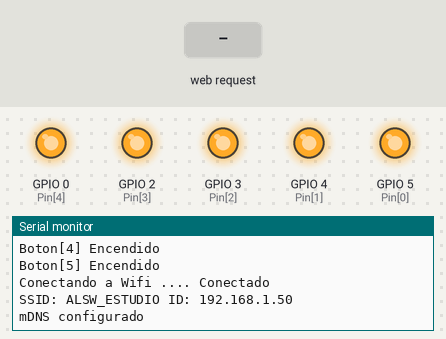
Bench run of a sketch on a simulated ESP8266 (NodeMCU). Parts: output pins drawn as LEDs (lit = HIGH), the last lines printed to the serial monitor. The inputs (shaded band) are chosen by the test bench. WiFi joins after 1.5 s; servers stay silent unless stated; EEPROM starts erased.

Above: at 2.7 s.
2.8 s: HTTP request GET /on received
At 3.6 s:
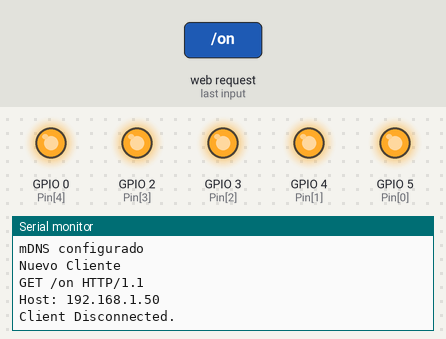
4.3 s: HTTP request GET /off received
At 4.7 s:
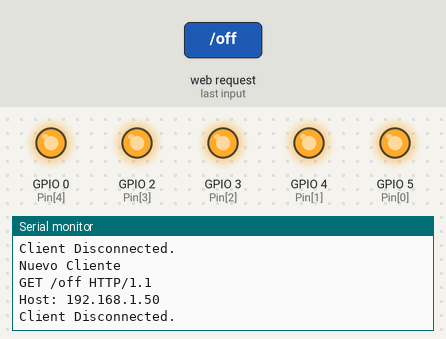
Timing chart, 0 to 7.3 s (numbered marks = the images above; inputs shaded):
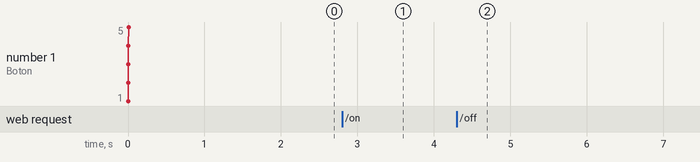

Measured:
- after the input at 2.8 s, the serial monitor: prints a new line at once (image 1)
- after the input at 4.3 s, the serial monitor: prints a new line at once (image 2)

The sketch:

Super_Ejemplo_Web_Server.ino
```cpp
// Creado ChepeCarlos de ALSW
// Tutorial Completo en https://nocheprogramacion.com
// Canal Youtube https://youtube.com/alswnet?sub_confirmation=1

#if defined(ESP32)
//Librerias para ESP32
#define EEPROM_SIZE 64
#include <WiFi.h>
#include <WiFiMulti.h>
#include <ESPmDNS.h>
WiFiMulti wifiMulti;

#elif defined(ESP8266)
//Librerias para ESP8266
#define EEPROM_SIZE 12
#include <ESP8266WiFi.h>
#include <ESP8266WiFiMulti.h>
#include <ESP8266mDNS.h>
ESP8266WiFiMulti wifiMulti;
#endif

#include <EEPROM.h>
#include "data.h"

const uint32_t TiempoEsperaWifi = 5000;
const uint32_t TiempoEsperaCliente = 5000;

#define CantidadBotones 5
int Pin[CantidadBotones] = {5, 4, 3, 2, 0};
boolean Estado[CantidadBotones] = {false, false, false, false, false};
boolean EstadoAnterior[CantidadBotones] = {false, false, false, false, false};

unsigned long TiempoActual = 0;
unsigned long TiempoAnterior = 0;
const long TiempoCancelacion = 500;
WiFiServer servidor(80);

void setup() {
  Serial.begin(115200);
  Serial.println("\nIniciando Server Web");

  EEPROM.begin(EEPROM_SIZE);
  Serial.println("EEPROM Configurada");

  Serial.println("Iniciando Sistema");
  for (int i = 0; i < CantidadBotones; i++) {
    Estado[i] = EEPROM.read(i);
    EstadoAnterior[i] = Estado[i];
    pinMode(Pin[i], OUTPUT);
    digitalWrite(Pin[i], Estado[i]);
    Serial.print("Boton[");
    Serial.print(i + 1);
    Serial.print("] ");
    Serial.println(Estado[i] ? "Encendido" : "Apagado");
  }

  wifiMulti.addAP(ssid_1, password_1);
  wifiMulti.addAP(ssid_2, password_2);

  WiFi.mode(WIFI_STA);
  Serial.print("Conectando a Wifi ..");
  while (wifiMulti.run(TiempoEsperaWifi) != WL_CONNECTED) {
    Serial.print(".");
  }
  Serial.println(".. Conectado");
  Serial.print("SSID: ");
  Serial.print(WiFi.SSID());
  Serial.print(" ID: ");
  Serial.println(WiFi.localIP());

  if (!MDNS.begin("elesp")) {
    Serial.println("Erro configurando mDNS!");
    while (1) {
      delay(1000);
    }
  }
  Serial.println("mDNS configurado");

  servidor.begin();

  MDNS.addService("http", "tcp", 80);
}

void loop() {
#if defined(ESP8266)
  MDNS.update();
#endif

  WiFiClient cliente = servidor.available();

  if (cliente) {
    Serial.println("Nuevo Cliente");
    TiempoActual = millis();
    TiempoAnterior = TiempoActual;
    String LineaActual = "";

    while (cliente.connected() && TiempoActual - TiempoAnterior <= TiempoCancelacion) {
      if (cliente.available()) {
        TiempoActual = millis();
        char Letra = cliente.read();
        if (Letra == '\n') {
          if (LineaActual.length() == 0) {
            ActualizarBotones();
            ResponderCliente(cliente);
            break;
          } else {
            Serial.println(LineaActual);
            VerificarMensaje(LineaActual);
            LineaActual = "";
          }
        }
        else if (Letra != '\r') {
          LineaActual += Letra;
        }
      }
    }
    cliente.stop();
    Serial.println("Client Disconnected.");
    Serial.println();
  }
}

void ResponderCliente(WiFiClient& Cliente) {
  Cliente.print("HTTP/1.1 200 OK\n");
  Cliente.print("Content-Type: text/html\n\n");
  Cliente.print(Pagina);
  Cliente.print("Hola ");
  Cliente.print(Cliente.remoteIP());
  for (int i = 1; i <= CantidadBotones; i++) {
    ImprimirBoton(Cliente, i, Estado[i - 1]);
  }

  Cliente.print("</center></body></html>");
}

void VerificarMensaje(String Mensaje) {
  if (Mensaje.indexOf("GET") >= 0) {
    for (int i = 1; i <= CantidadBotones; i++) {
      if (Mensaje.indexOf("/on" +  String(i)) >= 0) {
        Estado[i - 1] = true;
      } else if (Mensaje.indexOf("/off" +  String(i)) >= 0) {
        Estado[i - 1] = false;
      }
    }
  }
}

void ActualizarWifi() {
  if (wifiMulti.run() != WL_CONNECTED) {
    Serial.print("No conectado a Wifi!");
    while (wifiMulti.run(TiempoEsperaWifi) != WL_CONNECTED) {
      delay(1000);
      Serial.print(".");
    }
    Serial.println(" Conectado");
  }
}

void ActualizarBotones() {
  boolean Actualizado = false;
  for (int i = 0; i < CantidadBotones; i++) {
    if (Estado[i] != EstadoAnterior[i]) {
      Actualizado = true;
      EstadoAnterior[i] = Estado[i];
      digitalWrite(Pin[i], Estado[i]);
      EEPROM.put(i, Estado[i]);
      Serial.print("Boton[");
      Serial.print(i);
      Serial.print("] ");
      Serial.println(Estado[i] ? "Encendido" : "Apagado");
    }
  }
  if (Actualizado) {
    EEPROM.commit();
  }
}

void ImprimirBoton(WiFiClient& Cliente, int i, boolean Estado) {
  Cliente.print("<br>Boton ");
  Cliente.print(i);
  Cliente.print(":<br> <a href='/");
  Cliente.print(Estado ? "off" : "on");
  Cliente.print(i);
  Cliente.print("'> <div class='");
  Cliente.print(Estado ? "vivo" : "muerto");
  Cliente.print("'<br>");
  Cliente.print("<span class='pollo'>");
  Cliente.print("<span class='huevo'></span>");
  Cliente.print("</span></div></a>");
}
```

data.h
```cpp
const char* ssid_1     = "ALSW_ESTUDIO";
const char* password_1 = "Fullpower7##";
const char* ssid_2     = "Subcribanse";
const char* password_2 = "alswnet";

const String Pagina =  R"====(<!doctypehtml><title>Servidor Local ALSW</title><meta content="width=device-width,initial-scale=1"name=viewport><style>.pollo{position:relative;display:inline-block;width:60px;height:34px;background-color:#ccc;border-radius:34px}.vivo .pollo{background-color:#2196f3}.pollo:hover{background-color:#072a46}.huevo{position:absolute;content:"";height:26px;width:26px;left:4px;bottom:4px;border-radius:34px;background-color:#fff}.vivo .huevo{left:28px}</style><center><h1>Servidor Local ALSW</h1>)====";
```
